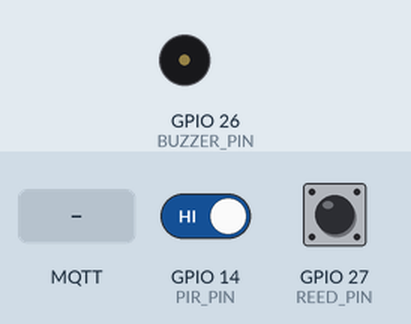
Recording of a sketch running on a simulated ESP32. Shown: buzzer (waves = sounding). Inputs (shaded band) come from the test bench; at power-on: GPIO 27 (REED_PIN) HIGH, GPIO 14 (PIR_PIN) HIGH. WiFi joins after 1.5 s; servers stay silent unless stated; the local clock reads 2024-03-15 10:24:30 at power-on unless the sketch sets it; no MQTT or app messages arrive unless stated; what the sketch prints to the serial monitor is not drawn.

Above: at 3.0 s.
3.1 s: MQTT message "ARMAR" arrives on the first subscribed topic
4.6 s: MQTT message "DESARMAR" arrives on the first subscribed topic
6.1 s: MQTT message "1" arrives on the first subscribed topic
7.6 s: MQTT message "on" arrives on the first subscribed topic
9.1 s: MQTT message "off" arrives on the first subscribed topic
10.6 s: GPIO 27 (REED_PIN) pulsed LOW 2 times (0.12 s each, 0.3 s apart)
At 11.3 s:
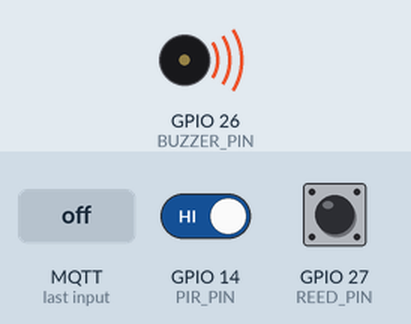
Timing chart, 0 to 13.6 s (numbered marks = the images above; inputs shaded):
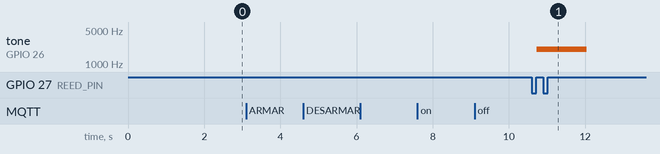

Measured:
- after the input at 3.1 s, every drawn part: stays the same
- after the input at 4.6 s, every drawn part: stays the same
- after the input at 6.1 s, every drawn part: stays the same
- after the input at 7.6 s, every drawn part: stays the same
- after the input at 9.1 s, every drawn part: stays the same
- after the input at 10.6 s, tone on GPIO 26 (BUZZER_PIN): silent → 2000 Hz after 0.13 s, → silent 1.3 s later

The sketch:

zona2.ino
```cpp
#include <WiFi.h>
#include <PubSubClient.h>
#include <ArduinoJson.h>
#include <time.h>
#include <string.h>
#include "secrets.h"

#define REED_PIN    27
#define BUZZER_PIN  26
#define PIR_PIN     14

const int FRECUENCIA_BUZZER = 2000;
const unsigned long TIEMPO_SONIDO_MS = 1000;
const int BUZZER_RESOLUTION = 8;

// Topics zona 2 (deben coincidir con dispositivos.topic_* en la BD)
const char* TOPIC_COMANDO = "jardin/zona2/comando";
const char* TOPIC_ESTADO  = "jardin/zona2/estado";
const char* TOPIC_EVENTOS = "jardin/zona2/eventos";

// NTP
const char* NTP_SERVER_1 = "pool.ntp.org";
const char* NTP_SERVER_2 = "time.nist.gov";

// Códigos de sensores/eventos
const char* CODIGO_SENSOR_REED     = "Z2-MAG-01";
const char* CODIGO_SENSOR_PIR      = "Z2-MOV-01";
const char* CODIGO_CONFIG_ARMAR    = "Z2-CFG-ARM";
const char* CODIGO_CONFIG_DESARMAR = "Z2-CFG-DSR";

WiFiClient espClient;
PubSubClient client(espClient);

int estadoAnteriorReed = HIGH;
int estadoAnteriorPir  = LOW;

bool buzzerActivo = false;
unsigned long buzzerInicio = 0;

bool pirListo = false;
unsigned long inicioEstabilizacionPir = 0;
const unsigned long TIEMPO_ESTABILIZACION_PIR = 30000;

bool zonaArmada = true;

// 0 = ninguno, 1 = armar, 2 = desarmar
uint8_t eventoConfigPendiente = 0;

void iniciarBuzzer() {
  ledcWriteTone(BUZZER_PIN, FRECUENCIA_BUZZER);
  buzzerActivo = true;
  buzzerInicio = millis();
}

void detenerBuzzer() {
  ledcWriteTone(BUZZER_PIN, 0);
  buzzerActivo = false;
}

void actualizarBuzzer() {
  if (buzzerActivo && (millis() - buzzerInicio >= TIEMPO_SONIDO_MS)) {
    detenerBuzzer();
  }
}

void reiniciarSensores() {
  estadoAnteriorReed = digitalRead(REED_PIN);
  estadoAnteriorPir  = digitalRead(PIR_PIN);
  pirListo = false;
  inicioEstabilizacionPir = millis();
}

void publicarEstadoZona() {
  if (client.connected()) {
    client.publish(TOPIC_ESTADO, zonaArmada ? "ARMADA" : "DESARMADA", true);
  }
}

void configurarHoraLocal() {
  const long GMT_OFFSET_SEC = -5 * 3600;
  const int DAYLIGHT_OFFSET_SEC = 0;

  configTime(GMT_OFFSET_SEC, DAYLIGHT_OFFSET_SEC, NTP_SERVER_1, NTP_SERVER_2);

  struct tm timeinfo;
  Serial.print("Sincronizando hora local NTP");
  for (int i = 0; i < 20; i++) {
    if (getLocalTime(&timeinfo, 500)) {
      Serial.println("\nHora local sincronizada");
      Serial.print("Fecha y hora local: ");
      Serial.println(&timeinfo, "%Y-%m-%d %H:%M:%S");
      return;
    }
    Serial.print(".");
    delay(500);
  }
  Serial.println("\nNo se pudo sincronizar la hora por NTP");
}

bool obtenerTimestampISO8601Local(char* buffer, size_t bufferSize) {
  struct tm timeinfo;
  if (!getLocalTime(&timeinfo, 1000)) {
    return false;
  }

  strftime(buffer, bufferSize, "%Y-%m-%dT%H:%M:%S", &timeinfo);
  return true;
}

void publicarEventoJSON(const char* codigo_sensor, const char* tipo_sensor, const char* tipo_evento) {
  if (!client.connected()) return;

  char ts[25];
  if (!obtenerTimestampISO8601Local(ts, sizeof(ts))) {
    strncpy(ts, "1970-01-01T00:00:00", sizeof(ts));
    ts[sizeof(ts) - 1] = '\0';
  }

#if ARDUINOJSON_VERSION_MAJOR >= 7
  JsonDocument doc;
#else
  StaticJsonDocument<256> doc;
#endif

  doc["codigo_sensor"] = codigo_sensor;
  doc["tipo_sensor"]   = tipo_sensor;
  doc["tipo_evento"]   = tipo_evento;
  doc["ts"]            = ts;

  char payload[256];
  size_t n = serializeJson(doc, payload, sizeof(payload));
  client.publish(TOPIC_EVENTOS, payload, n);

  Serial.print("Evento publicado: ");
  Serial.println(payload);
}

void conectarWiFi() {
  WiFi.mode(WIFI_STA);
  WiFi.begin(WIFI_SSID, WIFI_PASS);

  Serial.print("Conectando a WiFi");
  while (WiFi.status() != WL_CONNECTED) {
    delay(500);
    Serial.print(".");
  }

  Serial.println();
  Serial.println("WiFi conectado");
  Serial.print("IP: ");
  Serial.println(WiFi.localIP());
}

void callback(char* topic, byte* payload, unsigned int length) {
  Serial.print("Mensaje recibido en ");
  Serial.print(topic);
  Serial.print(": ");

  for (unsigned int i = 0; i < length; i++) {
    Serial.print((char)payload[i]);
  }
  Serial.println();

  if (strcmp(topic, TOPIC_COMANDO) == 0) {
#if ARDUINOJSON_VERSION_MAJOR >= 7
    JsonDocument doc;
#else
    StaticJsonDocument<128> doc;
#endif

    DeserializationError error = deserializeJson(doc, payload, length);
    if (error) {
      Serial.print("Error parseando JSON: ");
      Serial.println(error.c_str());
      return;
    }

    const char* accion = doc["accion"];
    if (accion == nullptr) {
      Serial.println("JSON sin campo 'accion'");
      return;
    }

    if (strcmp(accion, "ARMAR") == 0) {
      zonaArmada = true;
      detenerBuzzer();
      reiniciarSensores();
      eventoConfigPendiente = 1;
      Serial.println("Zona ARMADA");
    }
    else if (strcmp(accion, "DESARMAR") == 0) {
      zonaArmada = false;
      detenerBuzzer();
      reiniciarSensores();
      eventoConfigPendiente = 2;
      Serial.println("Zona DESARMADA");
    }
    else {
      Serial.print("Accion no reconocida: ");
      Serial.println(accion);
    }
  }
}

void reconnectMQTT() {
  while (!client.connected()) {
    String clientId = "ESP32-Zona2-";
    clientId += String((uint32_t)ESP.getEfuseMac(), HEX);

    Serial.print("Conectando a MQTT... ");
    if (client.connect(clientId.c_str(), MQTT_USERNAME, MQTT_PASSWORD)) {
      Serial.println("conectado");

      client.subscribe(TOPIC_COMANDO);

      publicarEstadoZona();
    } else {
      Serial.print("fallo, rc=");
      Serial.print(client.state());
      Serial.println(" reintentando en 3 segundos");
      delay(3000);
    }
  }
}

void setup() {
  Serial.begin(115200);

  pinMode(REED_PIN, INPUT_PULLUP);
  pinMode(PIR_PIN, INPUT);
  pinMode(BUZZER_PIN, OUTPUT);

  ledcAttach(BUZZER_PIN, FRECUENCIA_BUZZER, BUZZER_RESOLUTION);
  detenerBuzzer();

  delay(300);
  reiniciarSensores();

  Serial.println("Sistema iniciando...");
  Serial.println("Zona 2");
  Serial.println("Reed listo");
  Serial.println("PIR en espera de estabilizacion al armar");

  conectarWiFi();
  configurarHoraLocal();

  client.setServer(MQTT_BROKER, MQTT_PORT);
  client.setCallback(callback);
}

void loop() {
  if (!client.connected()) {
    reconnectMQTT();
  }

  client.loop();
  actualizarBuzzer();

  if (eventoConfigPendiente != 0) {
    publicarEstadoZona();

    if (eventoConfigPendiente == 1) {
      publicarEventoJSON(CODIGO_CONFIG_ARMAR, "CONFIGURACION", "ACTIVACION");
    } else if (eventoConfigPendiente == 2) {
      publicarEventoJSON(CODIGO_CONFIG_DESARMAR, "CONFIGURACION", "ACTIVACION");
    }

    eventoConfigPendiente = 0;
  }

  if (!zonaArmada) {
    detenerBuzzer();
    delay(20);
    return;
  }

  int estadoActualReed = digitalRead(REED_PIN);

  if (estadoAnteriorReed == LOW && estadoActualReed == HIGH) {
    Serial.println("Iman alejado / puerta abierta");
    iniciarBuzzer();
    publicarEventoJSON(CODIGO_SENSOR_REED, "MAGNETICO", "INTRUSION");
  }

  estadoAnteriorReed = estadoActualReed;

  if (!pirListo) {
    if (millis() - inicioEstabilizacionPir >= TIEMPO_ESTABILIZACION_PIR) {
      pirListo = true;
      estadoAnteriorPir = digitalRead(PIR_PIN);
      Serial.println("PIR listo");
    }
  } else {
    int estadoActualPir = digitalRead(PIR_PIN);

    if (estadoAnteriorPir == LOW && estadoActualPir == HIGH) {
      Serial.println("Movimiento detectado");
      iniciarBuzzer();
      publicarEventoJSON(CODIGO_SENSOR_PIR, "MOVIMIENTO", "INTRUSION");
    }

    estadoAnteriorPir = estadoActualPir;
  }

  delay(20);
}
```

secrets.example.h
```cpp
#pragma once

// Copia este archivo como secrets.h y completa tus credenciales locales.
// secrets.h está en .gitignore y no se sube a GitHub.

#define WIFI_SSID "tu_red_wifi"
#define WIFI_PASS "tu_password_wifi"

#define MQTT_BROKER   "161.35.14.62"
#define MQTT_PORT     1883
#define MQTT_USERNAME "mqttdeploy"
#define MQTT_PASSWORD "tu_password_mqtt"
```
